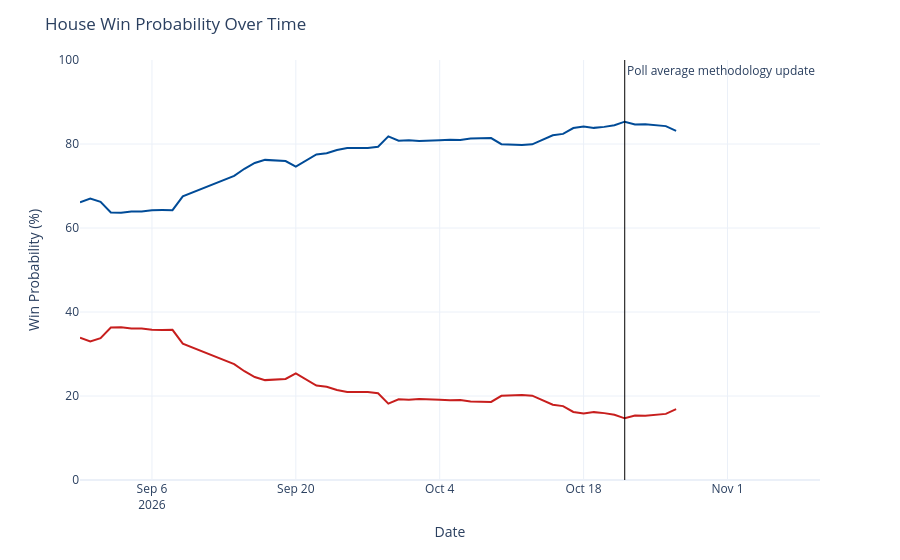

Notebook code for this chart:
### Code cell
chance_over_time = output_ts[(output_ts['geo'] == 'US House') &
                             (output_ts['type'] == 'chance')]
chance_over_time['rep_chance'] = chance_over_time['y'].map(lambda x: 100 - x)
chance_over_time = chance_over_time.rename({'y': 'Democrats', 'rep_chance': 'Republicans'}, axis=1)
chance_time_ser = px.line(chance_over_time, x='date', y=['Democrats', 'Republicans'], template='plotly_white',
                         color_discrete_map={'Democrats': '#004b97', 'Republicans': '#c71e1d'},)
chance_time_ser.update_traces(hovertemplate="%{y:.1f}%")
chance_time_ser.update_layout(
    xaxis=dict(range=[pd.to_datetime('2026-08-30'), pd.to_datetime('2026-11-10')]),
    yaxis=dict(range=[0, 100]),
    xaxis_title='Date',
    yaxis_title='Win Probability (%)',
    title=dict(text="House Win Probability Over Time"),
    hovermode="x",
    showlegend=False
)
chance_time_ser.add_vline(x=pd.to_datetime('2026-10-22').timestamp() * 1000, line_width=1, line_color='black',
                          annotation_text='Poll average methodology update', annotation_position='top right')
chance_time_ser

### Figure 1 — Plotly figure (JSON) as saved in the notebook; plotly's stock layout.template omitted (floating-point values rounded to 4 significant figures)
{"data": [{"hovertemplate": "%{y:.1f}%", "legendgroup": "Democrats", "line": {"color": "#004b97", "dash": "solid"}, "marker": {"symbol": "circle"}, "mode": "lines", "name": "Democrats", "orientation": "v", "showlegend": true, "type": "scatter", "x": ["2026-08-30", "2026-08-31", "2026-09-01", "2026-09-02", "2026-09-03", "2026-09-04", "2026-09-05", "2026-09-06", "2026-09-07", "2026-09-08", "2026-09-09", "2026-09-14", "2026-09-15", "2026-09-16", "2026-09-17", "2026-09-18", "2026-09-19", "2026-09-20", "2026-09-21", "2026-09-22", "2026-09-23", "2026-09-24", "2026-09-25", "2026-09-26", "2026-09-27", "2026-09-28", "2026-09-29", "2026-09-30", "2026-10-01", "2026-10-02", "2026-10-03", "2026-10-04", "2026-10-05", "2026-10-06", "2026-10-07", "2026-10-08", "2026-10-09", "2026-10-10", "2026-10-11", "2026-10-12", "2026-10-13", "2026-10-15", "2026-10-16", "2026-10-17", "2026-10-18", "2026-10-19", "2026-10-20", "2026-10-21", "2026-10-22", "2026-10-23", "2026-10-24", "2026-10-25", "2026-10-26", "2026-10-27"], "xaxis": "x", "y": [66.12, 67.02, 66.25, 63.69, 63.65, 63.91, 63.91, 64.23, 64.27, 64.25, 67.54, 72.39, 74.1, 75.49, 76.22, 76.08, 75.94, 74.59, 76.12, 77.51, 77.78, 78.58, 79.05, 79.05, 79.05, 79.34, 81.82, 80.78, 80.9, 80.69, 80.7, 80.88, 81.01, 80.94, 81.32, 81.39, 81.42, 79.94, 79.78, 79.75, 79.92, 82.09, 82.41, 83.8, 84.17, 83.84, 84.08, 84.45, 85.31, 84.64, 84.7, 84.4, 84.26, 83.14], "yaxis": "y"}, {"hovertemplate": "%{y:.1f}%", "legendgroup": "Republicans", "line": {"color": "#c71e1d", "dash": "solid"}, "marker": {"symbol": "circle"}, "mode": "lines", "name": "Republicans", "orientation": "v", "showlegend": true, "type": "scatter", "x": ["2026-08-30", "2026-08-31", "2026-09-01", "2026-09-02", "2026-09-03", "2026-09-04", "2026-09-05", "2026-09-06", "2026-09-07", "2026-09-08", "2026-09-09", "2026-09-14", "2026-09-15", "2026-09-16", "2026-09-17", "2026-09-18", "2026-09-19", "2026-09-20", "2026-09-21", "2026-09-22", "2026-09-23", "2026-09-24", "2026-09-25", "2026-09-26", "2026-09-27", "2026-09-28", "2026-09-29", "2026-09-30", "2026-10-01", "2026-10-02", "2026-10-03", "2026-10-04", "2026-10-05", "2026-10-06", "2026-10-07", "2026-10-08", "2026-10-09", "2026-10-10", "2026-10-11", "2026-10-12", "2026-10-13", "2026-10-15", "2026-10-16", "2026-10-17", "2026-10-18", "2026-10-19", "2026-10-20", "2026-10-21", "2026-10-22", "2026-10-23", "2026-10-24", "2026-10-25", "2026-10-26", "2026-10-27"], "xaxis": "x", "y": [33.88, 32.98, 33.75, 36.31, 36.35, 36.09, 36.09, 35.77, 35.73, 35.75, 32.46, 27.61, 25.9, 24.51, 23.78, 23.92, 24.06, 25.41, 23.88, 22.49, 22.22, 21.42, 20.95, 20.95, 20.95, 20.66, 18.18, 19.22, 19.1, 19.31, 19.3, 19.12, 18.99, 19.06, 18.68, 18.61, 18.58, 20.06, 20.22, 20.25, 20.08, 17.91, 17.59, 16.2, 15.83, 16.16, 15.92, 15.55, 14.69, 15.36, 15.3, 15.6, 15.74, 16.86], "yaxis": "y"}], "layout": {"annotations": [{"showarrow": false, "text": "Poll average methodology update", "x": 1792627200000, "xanchor": "left", "xref": "x", "y": 1, "yanchor": "top", "yref": "y domain"}], "hovermode": "x", "legend": {"title": {"text": "variable"}, "tracegroupgap": 0}, "margin": {"t": 60}, "shapes": [{"line": {"color": "black", "width": 1}, "type": "line", "x0": 1792627200000, "x1": 1792627200000, "xref": "x", "y0": 0, "y1": 1, "yref": "y domain"}], "showlegend": false, "title": {"text": "House Win Probability Over Time"}, "xaxis": {"anchor": "y", "domain": [0, 1], "range": ["2026-08-30T00:00:00", "2026-11-10T00:00:00"], "title": {"text": "Date"}}, "yaxis": {"anchor": "x", "domain": [0, 1], "range": [0, 100], "title": {"text": "Win Probability (%)"}}}}
